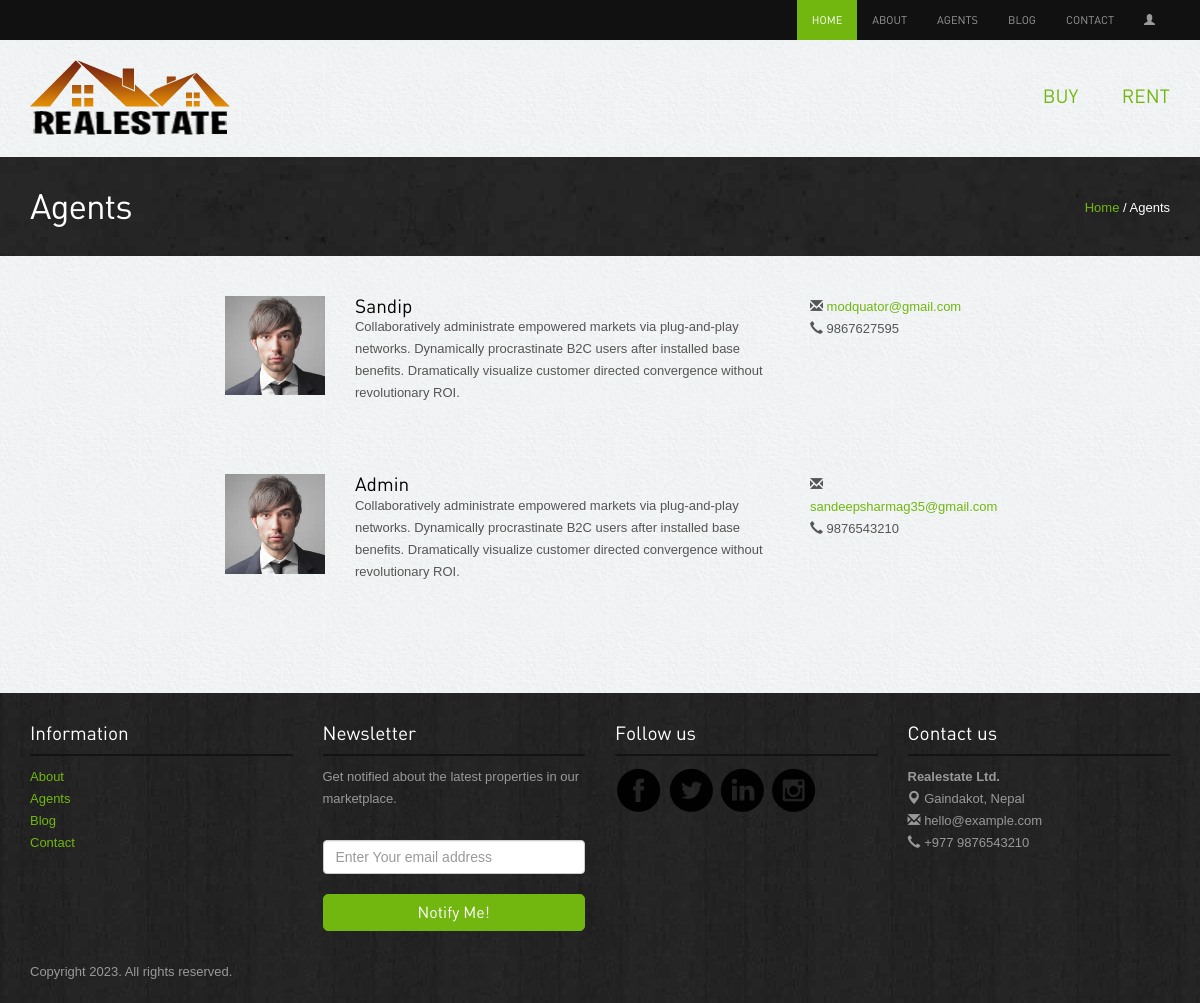
The app's page /agents/, older data.
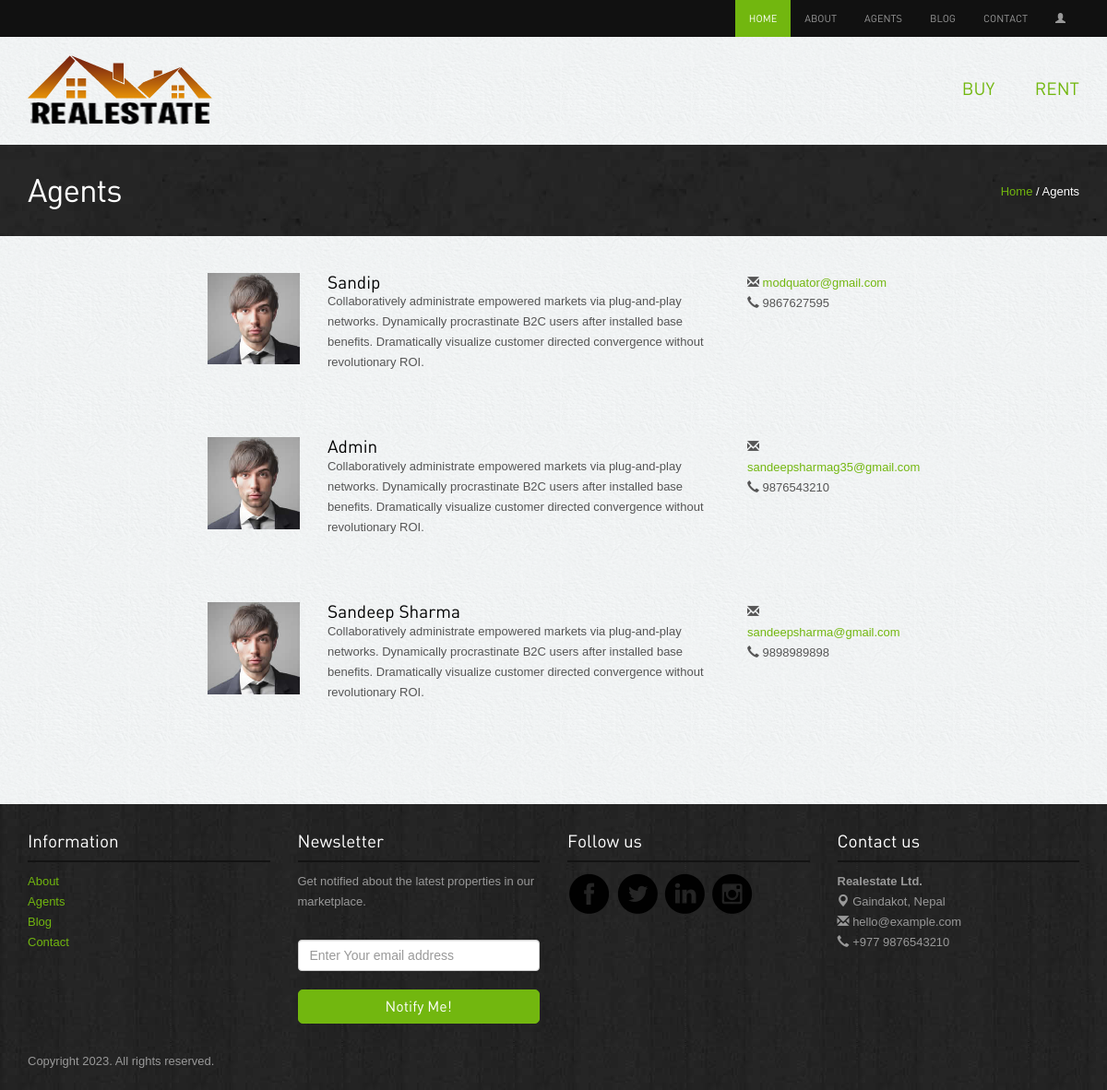
The same page, newer data.
### account/models.py (models this page shows, shortened)
class Profile(models.Model):
    user = models.OneToOneField(User, on_delete=models.CASCADE)
    fullname = models.TextField(max_length=50, blank=True)
    phone_regex = RegexValidator(
        regex=r"^\+?1?\d{9,15}$",
        message="Phone number must be entered in the format: '+999999999'. Up to 15 digits allowed.",
    )
    phone_number = models.CharField(
        validators=[phone_regex], max_length=17, blank=True
    )  # max_length should be enough to accommodate the longest possible phone number, with the country code
    email = models.EmailField(max_length=100, unique=True)
    address = models.TextField(max_length=100, blank=True)
    profile_picture = models.ImageField(upload_to=image_validations, blank=True)

### app/views.py (the view)
# urls.py: path("agents/", views.agentspage, name="agents"),
def agentspage(request):
    agents = Profile.objects.filter(user__is_superuser=True)
    context = {"agents": agents}
    return render(request, "agents.html", context)

### templates/agents.html (shortened to what this page needs)
{% extends 'home.html' %}
{% load static %}
{% block content %}
<div class="inside-banner">
  <div class="container">
    <span class="pull-right"><a href="{% url 'home' %}">Home</a> / Agents</span>
    <h2>Agents</h2>
  </div>
</div>
<div class="container">
  <div class="spacer agents">
    <div class="row">
      <div class="col-lg-8  col-lg-offset-2 col-sm-12">
        {% if agents %}
        {% for agent in agents %}
        <div class="row">
          <div class="col-lg-2 col-sm-2 "><a href="#"><img src="{% static 'images/agents/2.jpg' %}"
                class="img-responsive" alt="agent name"></a></div>
          <div class="col-lg-7 col-sm-7 ">
            <h4>{{ agent.fullname }}</h4>
            <p>Collaboratively administrate empowered markets via plug-and-play networks. Dynamically procrastinate
              B2C users after installed base benefits. Dramatically visualize customer directed convergence without
              revolutionary ROI.</p>
          </div>
          <div class="col-lg-3 col-sm-3 "><span class="glyphicon glyphicon-envelope"></span> <a
              href="mailto:abc@realestate.com">{{ agent.email }}</a><br>
            <span class="glyphicon glyphicon-earphone"></span> {{ agent.phone_number }}
          </div>
        </div>
        {% endfor %}
        {% endif %}
      </div>
    </div>
  </div>
</div>
{% endblock %}

### templates/home.html (shortened to what this page needs)
{% extends 'index.html' %}
{% load static %}
{% block BeforeLogin %}
{% if user.is_authenticated %}
<li class="active"><a href="{% url 'home' %}">Home</a></li>
{% else %}
<li class="active"><a href="{% url 'index' %}">Home</a></li>
{% endif %}
{% endblock %}
{% block loginstatus %}
{% if user.is_authenticated %}
<li class="nav-item dropdown">
  <a class="nav-link dropdown-toggle" href="#" id="navbarDropdown" role="button" data-toggle="dropdown"
    aria-haspopup="true" aria-expanded="false"><strong>Welcome, {{ user.username }} </strong> &nbsp;<span
      class="glyphicon glyphicon-user"></span>
  </a>
  <div class="dropdown-menu" aria-labelledby="navbarDropdown">
    <a class="dropdown-item" href="{% url 'profile' %}"><b>View Profile</b></a>
    <div class="dropdown-divider"></div>
    <a class="dropdown-item" href="{% url 'change-password' %}"><b>Change Password</b></a>
    <div class="dropdown-divider"></div>
    <a class="dropdown-item" href="#"><b>My Listings</b></a>
    <div class="dropdown-divider"></div>
    <a class="dropdown-item" href="{% url 'logout' %}"><b>Logout</b></a>
  </div>
</li>
{% else %}
<li><a href="{% url 'login' %}"><span class="glyphicon glyphicon-user"></span></a></li>
{% endif %}
{% endblock %}

### templates/index.html (shortened to what this page needs)
<!DOCTYPE html>
<html lang="en">
{% load static %}
<head>
  <link rel="stylesheet" href="{% static 'assets/bootstrap/css/bootstrap.css' %}" />
  <link rel="stylesheet" href="{% static 'assets/style.css' %}" />
  <link rel="stylesheet" href="{% static 'assets/owl-carousel/owl.carousel.css' %}">
  <link rel="stylesheet" href="{% static 'assets/owl-carousel/owl.theme.css' %}">
  <link rel="stylesheet" type="text/css" href="{% static 'assets/slitslider/css/style.css' %}" />
  <link rel="stylesheet" type="text/css" href="{% static 'assets/slitslider/css/custom.css' %}" />
</head>
<body>
  {% block header %}
  <div class="navbar-wrapper">
    <div class="navbar-inverse" role="navigation">
      <div class="container">
        <div id="navbar" class="navbar-collapse  collapse">
          <ul class="nav navbar-nav navbar-right">
            {% block BeforeLogin %}{% endblock %}
            <li><a href="{% url 'about' %}">About</a></li>
            <li><a href="{% url 'agents' %}">Agents</a></li>
            <li><a href="{% url 'blog' %}">Blog</a></li>
            <li><a href="{% url 'contact' %}">Contact</a></li>
            {% block loginstatus %}{% endblock %}
          </ul>
        </div>
      </div>
    </div>
  </div>
  {% endblock %}
  {% block subheader %}
  <div class="container">
    <div class="header">
      <a href="{% url 'home' %}"><img src="{% static 'images/logo.png' %}" alt="Realestate"></a>
      <ul class="pull-right">
        <li><a href="{% url 'buy' %}">Buy</a></li>
        <li><a href="{% url 'rent' %}">Rent</a></li>
      </ul>
    </div>
  </div>
  {% endblock %}
  {% block content %}{% endblock %}
  {% block footer %}
  <div class="footer">
    <div class="container">
      <div class="row">
        <div class="col-lg-3 col-sm-3">
          <h4>Information</h4>
          <ul class="row">
            <li class="col-lg-12 col-sm-12 col-xs-3"><a href="{% url 'about' %}">About</a></li>
            <li class="col-lg-12 col-sm-12 col-xs-3"><a href="{% url 'agents' %}">Agents</a></li>
            <li class="col-lg-12 col-sm-12 col-xs-3"><a href="{% url 'blog' %}">Blog</a></li>
            <li class="col-lg-12 col-sm-12 col-xs-3"><a href="{% url 'contact' %}">Contact</a></li>
          </ul>
        </div>
        <div class="col-lg-3 col-sm-3">
          <h4>Newsletter</h4>
          <p>Get notified about the latest properties in our marketplace.</p>
          <form class="form-inline" role="form">
            <input type="text" placeholder="Enter Your email address" class="form-control">
            <button class="btn btn-success" type="button">Notify Me!</button>
          </form>
        </div>
        <div class="col-lg-3 col-sm-3">
          <h4>Follow us</h4>
          <a href="https://www.facebook.com/sandeepsharmag35" target="_blank"><img
              src="{% static 'images/facebook.png' %}" alt="facebook"></a>
          <a href="https://twitter.com/slayrant/" target="_blank"><img src="{% static 'images/twitter.png' %}"
              alt="twitter"></a>
          <a href="#"><img src="{% static 'images/linkedin.png' %}" target="_blank" alt="linkedin"></a>
          <a href="https://instagram.com/sandip.slayrant/" target="_blank"><img
              src="{% static 'images/instagram.png' %}" alt="instagram"></a>
        </div>
        <div class="col-lg-3 col-sm-3">
          <h4>Contact us</h4>
          <p><b>Realestate Ltd.</b><br>
            <span class="glyphicon glyphicon-map-marker"></span> Gaindakot, Nepal <br>
            <span class="glyphicon glyphicon-envelope"></span> hello@example.com<br>
            <span class="glyphicon glyphicon-earphone"></span> +977 9876543210
          </p>
        </div>
      </div>
      <p class="copyright">Copyright 2023. All rights reserved. </p>
    </div>
  </div>
  {% endblock %}
</body>
</html>

### static/assets/style.css (style rules this page uses)
body { color: #555; font: normal 13px/22px Arial; background: url(../images/bgmain.png) #eee; }
h1, h2, h3, h4, h5 { font-weight: normal; font-family: din; margin: 0; padding: 0; color: #000 }
h2 { font-size: 35px; letter-spacing: -1px; margin-bottom: 20px; }
h4 { margin: 10px 0; font-size: 19px; }
p { margin-bottom: 30px; }
a { color: #72b70f; text-decoration: none; outline: none; }
.spacer { margin-top: 40px; margin-bottom: 40px; }
select, input { outline: 0; margin-bottom: 20px; }
.btn { border-radius: 5px; font-family: din; outline: none; }
.btn-success { background: #72b70f; border: 1px solid #72b70f; padding: 6px 20px; font-size: 16px; width: 100%; }
.header { padding: 20px 0; }
.header ul { list-style: none; margin: 0; padding: 0; margin-top: 25px; }
.header ul li { display: inline-block; padding: 0 0 0 40px; }
.header ul li a { font-size: 19px; font-family: din; text-transform: uppercase; }
.navbar-inverse { background-color: #111; }
.navbar-inverse .navbar-nav>li>a { font-size: 11px; padding-top: 10px; padding-bottom: 10px; font-family: din; text-transform: uppercase; }
.navbar-inverse .navbar-nav>.active>a, .navbar-inverse .navbar-nav>.active>a:hover, .navbar-inverse .navbar-nav>.active>a:focus { background-color: #72b70f; }
.inside-banner { background: url(../images/bginside.jpg) #222; color: #fff; padding: 30px 0; }
.inside-banner h2 { margin: 0; color: #fff; }
.inside-banner span { margin-top: 10px; }
.agents .row { margin-bottom: 40px; }
.agents .row h4 { margin: 0; }
.footer { background: url(../images/bg.jpg) #222; padding: 20px 0; color: #999; }
.footer h4 { color: #fff; border-bottom: 2px solid #131313; margin-bottom: 10px; padding-bottom: 10px; }
.footer ul { list-style: none; padding: 0; }
.footer p.copyright { margin: 30px 0 0 0; }

Row changes from the older to the newer data that the page shows:
added Profile: fullname "Sandeep Sharma", email "sandeepsharma@gmail.com", phone_number "9898989898"
